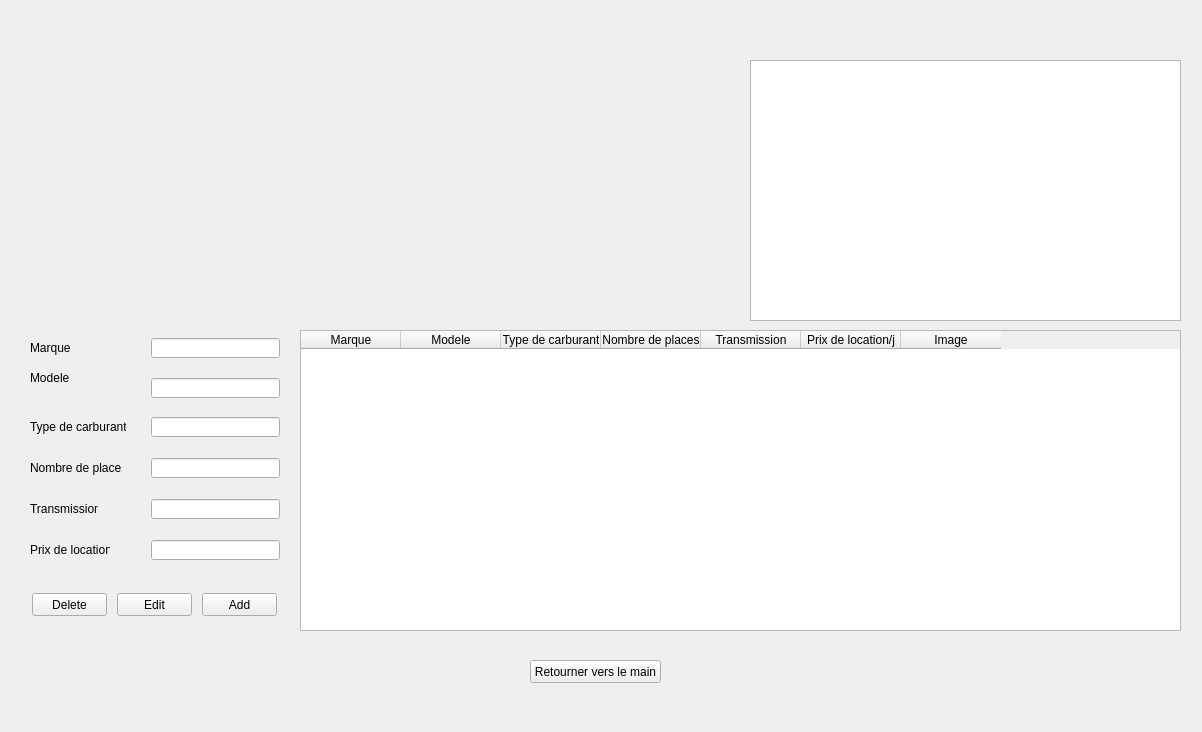
<?xml version="1.0" encoding="UTF-8"?>
<ui version="4.0">
 <class>Form</class>
 <widget class="QWidget" name="Form">
  <property name="geometry">
   <rect>
    <x>0</x>
    <y>0</y>
    <width>1202</width>
    <height>732</height>
   </rect>
  </property>
  <property name="windowTitle">
   <string>Form</string>
  </property>
  <widget class="QLabel" name="transmission_lbl">
   <property name="geometry">
    <rect>
     <x>30</x>
     <y>501</y>
     <width>68</width>
     <height>16</height>
    </rect>
   </property>
   <property name="text">
    <string>Transmission :</string>
   </property>
  </widget>
  <widget class="QPushButton" name="return_3">
   <property name="geometry">
    <rect>
     <x>530</x>
     <y>660</y>
     <width>131</width>
     <height>23</height>
    </rect>
   </property>
   <property name="text">
    <string>Retourner vers le main</string>
   </property>
  </widget>
  <widget class="QLineEdit" name="transmission">
   <property name="geometry">
    <rect>
     <x>151</x>
     <y>499</y>
     <width>129</width>
     <height>20</height>
    </rect>
   </property>
   <property name="text">
    <string/>
   </property>
  </widget>
  <widget class="QLineEdit" name="modele">
   <property name="geometry">
    <rect>
     <x>151</x>
     <y>378</y>
     <width>129</width>
     <height>20</height>
    </rect>
   </property>
   <property name="text">
    <string/>
   </property>
  </widget>
  <widget class="QLineEdit" name="marque">
   <property name="geometry">
    <rect>
     <x>151</x>
     <y>338</y>
     <width>129</width>
     <height>20</height>
    </rect>
   </property>
   <property name="text">
    <string/>
   </property>
  </widget>
  <widget class="QTableWidget" name="tableWidget">
   <property name="geometry">
    <rect>
     <x>300</x>
     <y>330</y>
     <width>881</width>
     <height>301</height>
    </rect>
   </property>
   <column>
    <property name="text">
     <string>Marque</string>
    </property>
   </column>
   <column>
    <property name="text">
     <string>Modele</string>
    </property>
   </column>
   <column>
    <property name="text">
     <string>Type de carburant</string>
    </property>
   </column>
   <column>
    <property name="text">
     <string>Nombre de places</string>
    </property>
   </column>
   <column>
    <property name="text">
     <string>Transmission</string>
    </property>
   </column>
   <column>
    <property name="text">
     <string>Prix de location/j</string>
    </property>
   </column>
   <column>
    <property name="text">
     <string>Image</string>
    </property>
   </column>
  </widget>
  <widget class="QPushButton" name="delete_btn">
   <property name="geometry">
    <rect>
     <x>32</x>
     <y>593</y>
     <width>75</width>
     <height>23</height>
    </rect>
   </property>
   <property name="text">
    <string>Delete</string>
   </property>
  </widget>
  <widget class="QLabel" name="marque_lbl_2">
   <property name="geometry">
    <rect>
     <x>30</x>
     <y>370</y>
     <width>43</width>
     <height>16</height>
    </rect>
   </property>
   <property name="text">
    <string>Modele :</string>
   </property>
  </widget>
  <widget class="QPushButton" name="add_btn">
   <property name="geometry">
    <rect>
     <x>202</x>
     <y>593</y>
     <width>75</width>
     <height>23</height>
    </rect>
   </property>
   <property name="text">
    <string>Add</string>
   </property>
  </widget>
  <widget class="QLineEdit" name="prix_de_location">
   <property name="geometry">
    <rect>
     <x>151</x>
     <y>540</y>
     <width>129</width>
     <height>20</height>
    </rect>
   </property>
   <property name="text">
    <string/>
   </property>
  </widget>
  <widget class="QLabel" name="marque_lbl">
   <property name="geometry">
    <rect>
     <x>30</x>
     <y>340</y>
     <width>43</width>
     <height>16</height>
    </rect>
   </property>
   <property name="text">
    <string>Marque :</string>
   </property>
  </widget>
  <widget class="QLabel" name="prixDeLocation_lbl">
   <property name="geometry">
    <rect>
     <x>30</x>
     <y>542</y>
     <width>80</width>
     <height>16</height>
    </rect>
   </property>
   <property name="text">
    <string>Prix de location :</string>
   </property>
  </widget>
  <widget class="QLineEdit" name="nombre_de_place">
   <property name="geometry">
    <rect>
     <x>151</x>
     <y>458</y>
     <width>129</width>
     <height>20</height>
    </rect>
   </property>
   <property name="text">
    <string/>
   </property>
  </widget>
  <widget class="QLabel" name="typeDeCarburant_lbl">
   <property name="geometry">
    <rect>
     <x>30</x>
     <y>419</y>
     <width>96</width>
     <height>16</height>
    </rect>
   </property>
   <property name="text">
    <string>Type de carburant :</string>
   </property>
  </widget>
  <widget class="QGraphicsView" name="ImageView">
   <property name="geometry">
    <rect>
     <x>750</x>
     <y>60</y>
     <width>431</width>
     <height>261</height>
    </rect>
   </property>
  </widget>
  <widget class="QLineEdit" name="type_de_carburant">
   <property name="geometry">
    <rect>
     <x>151</x>
     <y>417</y>
     <width>129</width>
     <height>20</height>
    </rect>
   </property>
   <property name="text">
    <string/>
   </property>
  </widget>
  <widget class="QPushButton" name="edit_btn">
   <property name="geometry">
    <rect>
     <x>117</x>
     <y>593</y>
     <width>75</width>
     <height>23</height>
    </rect>
   </property>
   <property name="text">
    <string>Edit</string>
   </property>
  </widget>
  <widget class="QLabel" name="nombreDePlace_lbl">
   <property name="geometry">
    <rect>
     <x>30</x>
     <y>460</y>
     <width>92</width>
     <height>16</height>
    </rect>
   </property>
   <property name="text">
    <string>Nombre de places :</string>
   </property>
  </widget>
 </widget>
 <resources/>
 <connections/>
</ui>
